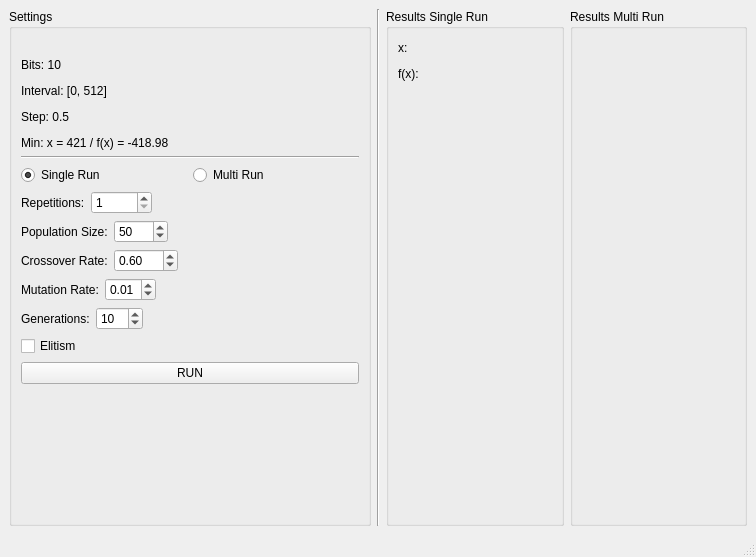
<?xml version="1.0" encoding="UTF-8"?>
<ui version="4.0">
 <class>MainWindow</class>
 <widget class="QMainWindow" name="MainWindow">
  <property name="geometry">
   <rect>
    <x>0</x>
    <y>0</y>
    <width>756</width>
    <height>557</height>
   </rect>
  </property>
  <property name="windowTitle">
   <string>MainWindow</string>
  </property>
  <widget class="QWidget" name="centralwidget">
   <layout class="QHBoxLayout" name="horizontalLayout_13">
    <item>
     <widget class="QGroupBox" name="settingsGroupBox">
      <property name="title">
       <string>Settings</string>
      </property>
      <layout class="QVBoxLayout" name="verticalLayout">
       <item>
        <widget class="QLabel" name="label_12">
         <property name="text">
          <string/>
         </property>
         <property name="pixmap">
          <pixmap>fx.jpg</pixmap>
         </property>
        </widget>
       </item>
       <item>
        <widget class="QLabel" name="label_11">
         <property name="text">
          <string>&lt;html&gt;&lt;head/&gt;&lt;body&gt;&lt;p&gt;Bits: 10&lt;/p&gt;&lt;p&gt;Interval: [0, 512]&lt;/p&gt;&lt;p&gt;Step: 0.5&lt;/p&gt;&lt;p&gt;Min: x = 421 / f(x) = -418.98&lt;/p&gt;&lt;/body&gt;&lt;/html&gt;</string>
         </property>
        </widget>
       </item>
       <item>
        <widget class="Line" name="line">
         <property name="orientation">
          <enum>Qt::Horizontal</enum>
         </property>
        </widget>
       </item>
       <item>
        <layout class="QHBoxLayout" name="horizontalLayout_2">
         <item>
          <widget class="QRadioButton" name="singleRunRadioButton">
           <property name="text">
            <string>Single Run</string>
           </property>
           <property name="checked">
            <bool>true</bool>
           </property>
           <property name="autoExclusive">
            <bool>true</bool>
           </property>
          </widget>
         </item>
         <item>
          <widget class="QRadioButton" name="multiRunRadioButton">
           <property name="text">
            <string>Multi Run</string>
           </property>
          </widget>
         </item>
        </layout>
       </item>
       <item>
        <layout class="QHBoxLayout" name="horizontalLayout_4">
         <item>
          <widget class="QLabel" name="label">
           <property name="text">
            <string>Repetitions:</string>
           </property>
          </widget>
         </item>
         <item>
          <widget class="QSpinBox" name="repetitionsSpinBox">
           <property name="minimum">
            <number>1</number>
           </property>
           <property name="maximum">
            <number>10000</number>
           </property>
           <property name="value">
            <number>1</number>
           </property>
          </widget>
         </item>
         <item>
          <spacer name="horizontalSpacer">
           <property name="orientation">
            <enum>Qt::Horizontal</enum>
           </property>
           <property name="sizeHint" stdset="0">
            <size>
             <width>40</width>
             <height>20</height>
            </size>
           </property>
          </spacer>
         </item>
        </layout>
       </item>
       <item>
        <layout class="QHBoxLayout" name="horizontalLayout_8">
         <item>
          <widget class="QLabel" name="label_2">
           <property name="text">
            <string>Population Size:</string>
           </property>
          </widget>
         </item>
         <item>
          <widget class="QSpinBox" name="populationSpinBox">
           <property name="minimum">
            <number>1</number>
           </property>
           <property name="maximum">
            <number>1000</number>
           </property>
           <property name="value">
            <number>50</number>
           </property>
          </widget>
         </item>
         <item>
          <spacer name="horizontalSpacer_2">
           <property name="orientation">
            <enum>Qt::Horizontal</enum>
           </property>
           <property name="sizeHint" stdset="0">
            <size>
             <width>40</width>
             <height>20</height>
            </size>
           </property>
          </spacer>
         </item>
        </layout>
       </item>
       <item>
        <layout class="QHBoxLayout" name="horizontalLayout_7">
         <item>
          <widget class="QLabel" name="label_3">
           <property name="text">
            <string>Crossover Rate:</string>
           </property>
          </widget>
         </item>
         <item>
          <widget class="QDoubleSpinBox" name="crossoverDoubleSpinBox">
           <property name="maximum">
            <double>100.000000000000000</double>
           </property>
           <property name="singleStep">
            <double>0.010000000000000</double>
           </property>
           <property name="value">
            <double>0.600000000000000</double>
           </property>
          </widget>
         </item>
         <item>
          <spacer name="horizontalSpacer_3">
           <property name="orientation">
            <enum>Qt::Horizontal</enum>
           </property>
           <property name="sizeHint" stdset="0">
            <size>
             <width>40</width>
             <height>20</height>
            </size>
           </property>
          </spacer>
         </item>
        </layout>
       </item>
       <item>
        <layout class="QHBoxLayout" name="horizontalLayout_6">
         <item>
          <widget class="QLabel" name="label_4">
           <property name="text">
            <string>Mutation Rate:</string>
           </property>
          </widget>
         </item>
         <item>
          <widget class="QDoubleSpinBox" name="mutationDoubleSpinBox">
           <property name="maximum">
            <double>1.000000000000000</double>
           </property>
           <property name="singleStep">
            <double>0.010000000000000</double>
           </property>
           <property name="value">
            <double>0.010000000000000</double>
           </property>
          </widget>
         </item>
         <item>
          <spacer name="horizontalSpacer_4">
           <property name="orientation">
            <enum>Qt::Horizontal</enum>
           </property>
           <property name="sizeHint" stdset="0">
            <size>
             <width>40</width>
             <height>20</height>
            </size>
           </property>
          </spacer>
         </item>
        </layout>
       </item>
       <item>
        <layout class="QHBoxLayout" name="horizontalLayout_5">
         <item>
          <widget class="QLabel" name="label_5">
           <property name="text">
            <string>Generations:</string>
           </property>
          </widget>
         </item>
         <item>
          <widget class="QSpinBox" name="generationSpinBox">
           <property name="minimum">
            <number>1</number>
           </property>
           <property name="maximum">
            <number>100</number>
           </property>
           <property name="value">
            <number>10</number>
           </property>
          </widget>
         </item>
         <item>
          <spacer name="horizontalSpacer_5">
           <property name="orientation">
            <enum>Qt::Horizontal</enum>
           </property>
           <property name="sizeHint" stdset="0">
            <size>
             <width>40</width>
             <height>20</height>
            </size>
           </property>
          </spacer>
         </item>
        </layout>
       </item>
       <item>
        <widget class="QCheckBox" name="elitismCheckBox">
         <property name="text">
          <string>Elitism</string>
         </property>
        </widget>
       </item>
       <item>
        <layout class="QHBoxLayout" name="horizontalLayout_3"/>
       </item>
       <item>
        <widget class="QPushButton" name="runPushButton">
         <property name="text">
          <string>RUN</string>
         </property>
        </widget>
       </item>
       <item>
        <spacer name="verticalSpacer_3">
         <property name="orientation">
          <enum>Qt::Vertical</enum>
         </property>
         <property name="sizeHint" stdset="0">
          <size>
           <width>20</width>
           <height>40</height>
          </size>
         </property>
        </spacer>
       </item>
      </layout>
     </widget>
    </item>
    <item>
     <widget class="Line" name="line_2">
      <property name="orientation">
       <enum>Qt::Vertical</enum>
      </property>
     </widget>
    </item>
    <item>
     <layout class="QVBoxLayout" name="graphVerticalLayout">
      <item>
       <layout class="QHBoxLayout" name="horizontalLayout_9">
        <item>
         <widget class="QGroupBox" name="resultsSingleRunGroupBox">
          <property name="title">
           <string>Results Single Run</string>
          </property>
          <layout class="QVBoxLayout" name="verticalLayout_3">
           <item>
            <layout class="QHBoxLayout" name="horizontalLayout_10">
             <item>
              <widget class="QLabel" name="label_7">
               <property name="text">
                <string>x:</string>
               </property>
              </widget>
             </item>
             <item>
              <widget class="QLabel" name="xResultLabel">
               <property name="text">
                <string/>
               </property>
              </widget>
             </item>
             <item>
              <spacer name="horizontalSpacer_8">
               <property name="orientation">
                <enum>Qt::Horizontal</enum>
               </property>
               <property name="sizeHint" stdset="0">
                <size>
                 <width>40</width>
                 <height>20</height>
                </size>
               </property>
              </spacer>
             </item>
            </layout>
           </item>
           <item>
            <layout class="QHBoxLayout" name="horizontalLayout">
             <item>
              <widget class="QLabel" name="label_8">
               <property name="text">
                <string>f(x):</string>
               </property>
              </widget>
             </item>
             <item>
              <widget class="QLabel" name="fxLabel">
               <property name="text">
                <string/>
               </property>
              </widget>
             </item>
             <item>
              <spacer name="horizontalSpacer_7">
               <property name="orientation">
                <enum>Qt::Horizontal</enum>
               </property>
               <property name="sizeHint" stdset="0">
                <size>
                 <width>40</width>
                 <height>20</height>
                </size>
               </property>
              </spacer>
             </item>
            </layout>
           </item>
           <item>
            <widget class="QLabel" name="iconResultLabel">
             <property name="maximumSize">
              <size>
               <width>74</width>
               <height>96</height>
              </size>
             </property>
             <property name="text">
              <string/>
             </property>
             <property name="scaledContents">
              <bool>true</bool>
             </property>
            </widget>
           </item>
           <item>
            <spacer name="verticalSpacer_2">
             <property name="orientation">
              <enum>Qt::Vertical</enum>
             </property>
             <property name="sizeHint" stdset="0">
              <size>
               <width>20</width>
               <height>40</height>
              </size>
             </property>
            </spacer>
           </item>
          </layout>
         </widget>
        </item>
        <item>
         <widget class="QGroupBox" name="resultsMultiRunGroupBox">
          <property name="title">
           <string>Results Multi Run</string>
          </property>
          <layout class="QVBoxLayout" name="verticalLayout_2">
           <item>
            <layout class="QHBoxLayout" name="horizontalLayout_11">
             <item>
              <widget class="QLabel" name="label_10">
               <property name="maximumSize">
                <size>
                 <width>37</width>
                 <height>48</height>
                </size>
               </property>
               <property name="text">
                <string/>
               </property>
               <property name="pixmap">
                <pixmap>correct-icon.png</pixmap>
               </property>
               <property name="scaledContents">
                <bool>true</bool>
               </property>
              </widget>
             </item>
             <item>
              <widget class="QLabel" name="correctResultsLabel">
               <property name="text">
                <string/>
               </property>
              </widget>
             </item>
             <item>
              <spacer name="horizontalSpacer_9">
               <property name="orientation">
                <enum>Qt::Horizontal</enum>
               </property>
               <property name="sizeHint" stdset="0">
                <size>
                 <width>40</width>
                 <height>20</height>
                </size>
               </property>
              </spacer>
             </item>
            </layout>
           </item>
           <item>
            <layout class="QHBoxLayout" name="horizontalLayout_12">
             <item>
              <widget class="QLabel" name="label_9">
               <property name="maximumSize">
                <size>
                 <width>37</width>
                 <height>48</height>
                </size>
               </property>
               <property name="text">
                <string/>
               </property>
               <property name="pixmap">
                <pixmap>incorrect-icon.png</pixmap>
               </property>
               <property name="scaledContents">
                <bool>true</bool>
               </property>
              </widget>
             </item>
             <item>
              <widget class="QLabel" name="incorrectResultsLabel">
               <property name="text">
                <string/>
               </property>
              </widget>
             </item>
             <item>
              <spacer name="horizontalSpacer_10">
               <property name="orientation">
                <enum>Qt::Horizontal</enum>
               </property>
               <property name="sizeHint" stdset="0">
                <size>
                 <width>40</width>
                 <height>20</height>
                </size>
               </property>
              </spacer>
             </item>
            </layout>
           </item>
           <item>
            <spacer name="verticalSpacer">
             <property name="orientation">
              <enum>Qt::Vertical</enum>
             </property>
             <property name="sizeHint" stdset="0">
              <size>
               <width>20</width>
               <height>40</height>
              </size>
             </property>
            </spacer>
           </item>
          </layout>
         </widget>
        </item>
       </layout>
      </item>
     </layout>
    </item>
   </layout>
  </widget>
  <widget class="QMenuBar" name="menubar">
   <property name="geometry">
    <rect>
     <x>0</x>
     <y>0</y>
     <width>756</width>
     <height>22</height>
    </rect>
   </property>
  </widget>
  <widget class="QStatusBar" name="statusbar"/>
 </widget>
 <resources>
  <include location="../../ia-cc-2018-2/08-min-function/resources.qrc"/>
  <include location="resources.qrc"/>
 </resources>
 <connections/>
</ui>
